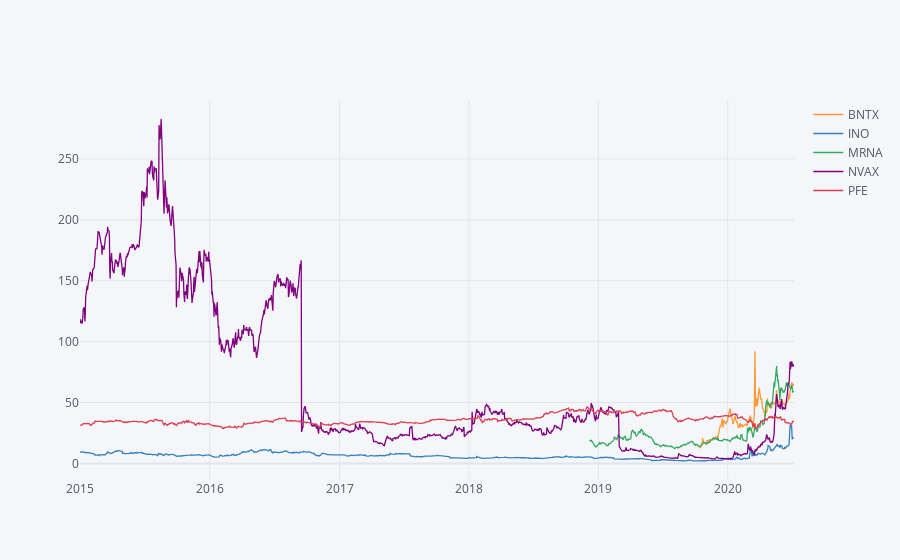

Source (notebook cell):
### Code cell
df_overall[df_overall.summary=='Close'][['BNTX','INO', 'MRNA', 'NVAX','PFE']].iplot()

### Figure 1 — Plotly figure (JSON) as saved in the notebook; plotly's stock layout.template omitted (floating-point values rounded to 4 significant figures; data arrays with more than 128 entries replaced by an {"elided": "..."} marker saying what was removed)
{"data": [{"line": {"color": "rgba(255, 153, 51, 1.0)", "dash": "solid", "shape": "linear", "width": 1.3}, "mode": "lines", "name": "BNTX", "text": "", "type": "scatter", "x": {"elided": "1387 str values"}, "y": {"elided": "1387 mixed values"}}, {"line": {"color": "rgba(55, 128, 191, 1.0)", "dash": "solid", "shape": "linear", "width": 1.3}, "mode": "lines", "name": "INO", "text": "", "type": "scatter", "x": {"elided": "1387 str values"}, "y": {"elided": "1387 float values"}}, {"line": {"color": "rgba(50, 171, 96, 1.0)", "dash": "solid", "shape": "linear", "width": 1.3}, "mode": "lines", "name": "MRNA", "text": "", "type": "scatter", "x": {"elided": "1387 str values"}, "y": {"elided": "1387 mixed values"}}, {"line": {"color": "rgba(128, 0, 128, 1.0)", "dash": "solid", "shape": "linear", "width": 1.3}, "mode": "lines", "name": "NVAX", "text": "", "type": "scatter", "x": {"elided": "1387 str values"}, "y": {"elided": "1387 float values"}}, {"line": {"color": "rgba(219, 64, 82, 1.0)", "dash": "solid", "shape": "linear", "width": 1.3}, "mode": "lines", "name": "PFE", "text": "", "type": "scatter", "x": {"elided": "1387 str values"}, "y": {"elided": "1387 float values"}}], "layout": {"legend": {"bgcolor": "#F5F6F9", "font": {"color": "#4D5663"}}, "paper_bgcolor": "#F5F6F9", "plot_bgcolor": "#F5F6F9", "title": {"font": {"color": "#4D5663"}}, "xaxis": {"gridcolor": "#E1E5ED", "showgrid": true, "tickfont": {"color": "#4D5663"}, "title": {"font": {"color": "#4D5663"}, "text": ""}, "zerolinecolor": "#E1E5ED"}, "yaxis": {"gridcolor": "#E1E5ED", "showgrid": true, "tickfont": {"color": "#4D5663"}, "title": {"font": {"color": "#4D5663"}, "text": ""}, "zerolinecolor": "#E1E5ED"}}}
